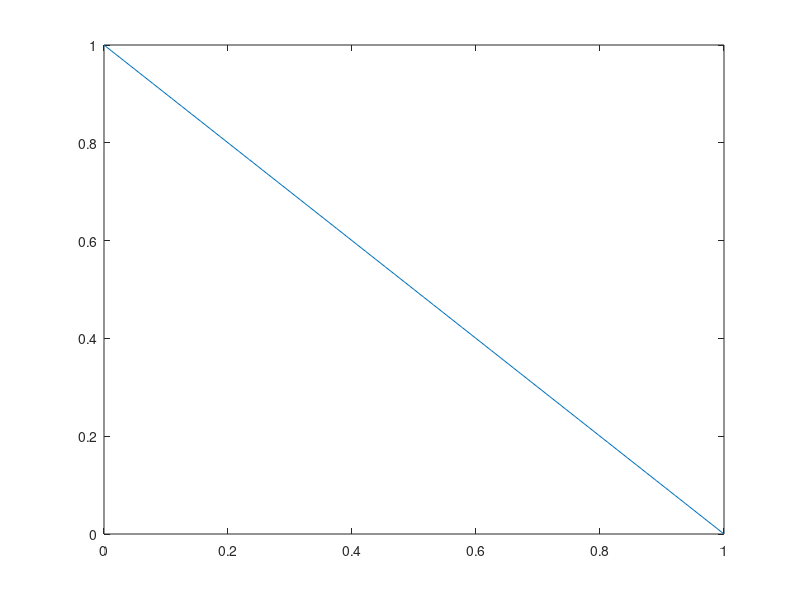
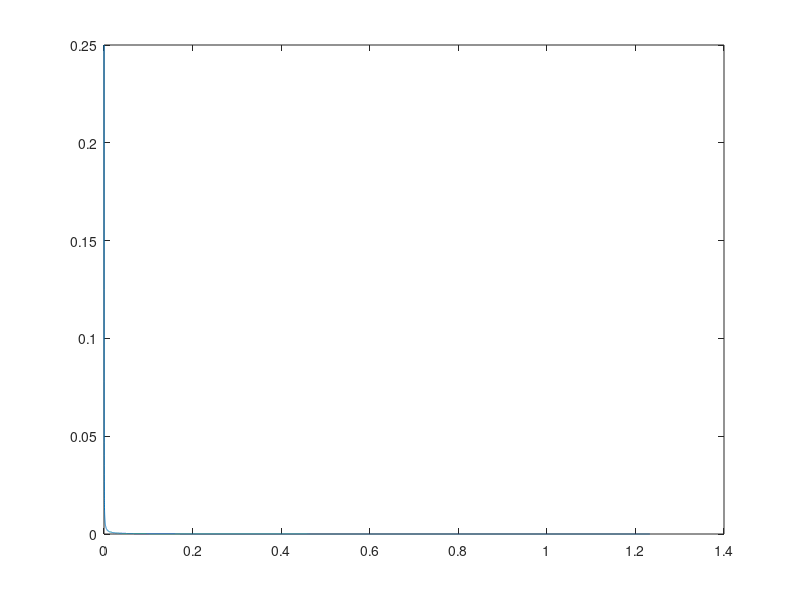

Write the MATLAB code that produced these figures, in order.
clc;
clear;
close all;

h=0.015625;
N=(1/h)+1;
alpha=1;
v=0.25;
t=v*h^2/alpha;
tol=1e-12;
maxit=N;

A=zeros(N,N);
B=zeros(N,1);
phi_p=zeros(N,1);
phi_p(1)=1;
phi_p(N)=0;
for j=1:N
   x(j)=(j-1)*h;
end
A(1,1)=1; A(N,N)=1;
k=2;
for j=2:N-1
   A(k,j-1)=v;
   A(k,j)=1-2*v;
   A(k,j+1)=v;
   k=k+1;
end
A=sparse(A);
for i=1:10000000
    phi=A*phi_p+B;
    error(i)=max(abs(phi-phi_p));
    if error(i)<2e-09
        break;
    elseif error(i)>100000
        break;
    end
    phi_p=phi;
end
figure();
plot(x',phi);
for i=1:length(error)
    T(i)=i*t;
end
figure();
plot(T,error);


